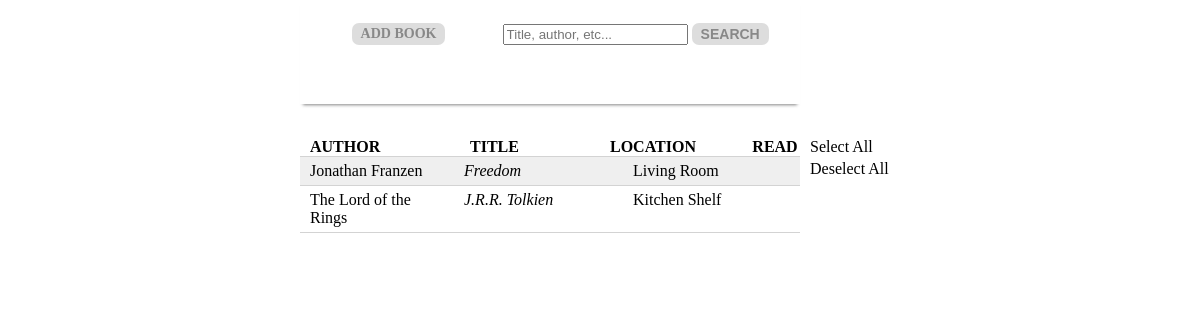
The app's page /, older data.
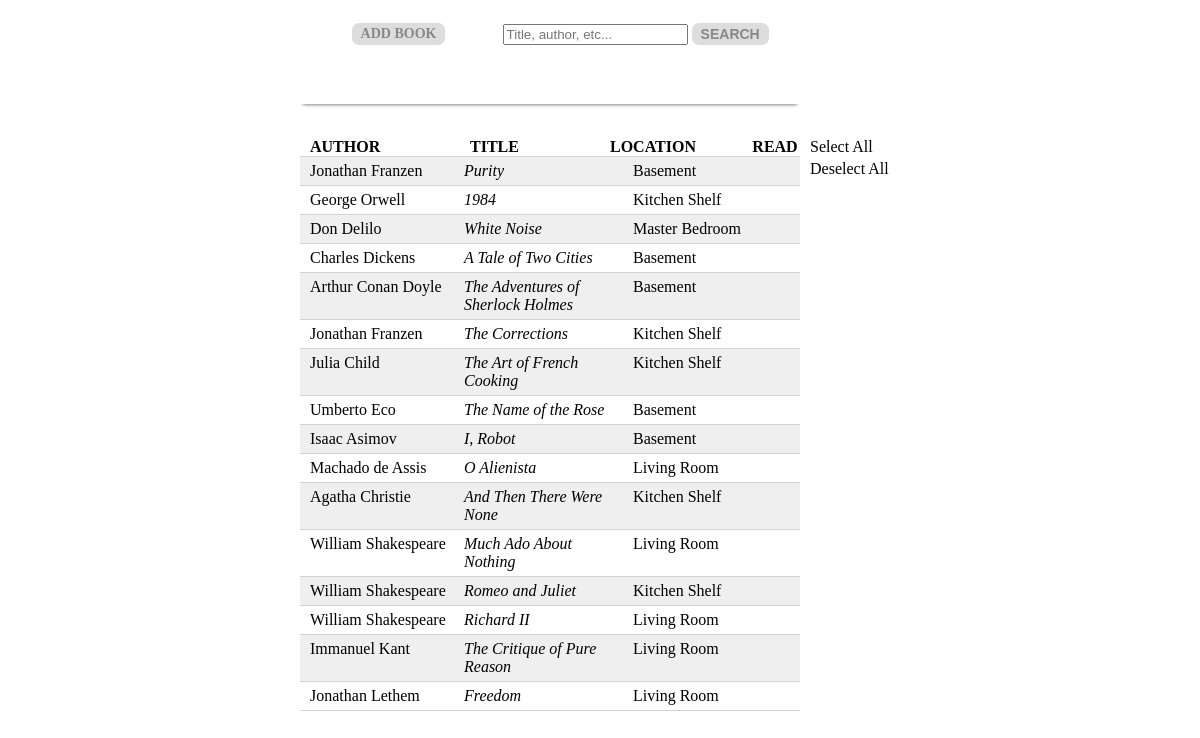
The same page, newer data.
### inventory/models.py (models this page shows, shortened)
class Book(models.Model):
    title = models.CharField(max_length=200)
    author = models.CharField(max_length=200)
    location = models.ForeignKey(Location, on_delete=models.CASCADE)
    read = models.BooleanField(default=False)

class Location(models.Model):
    name = models.CharField(max_length=100)
    def __str__(self):
        return self.name

### inventory/views.py (the view)
# urls.py: url(r'^$', views.index, name='index'),
def index(request):
    books = Book.objects.all()
    locations = Location.objects.all()
    if request.method == 'POST':
        form = AddBookForm(request.POST)
        if form.is_valid():
            form.save()
            return HttpResponseRedirect("/")
    else:
        form = AddBookForm()
    return render(request, 'inventory/index.html', {
        'books': books,
        'locations': locations,
        'form': form,
        })

### inventory/forms.py
class AddBookForm(ModelForm):
    class Meta:
        model = Book
        fields = ['author', 'title', 'read', 'location']

### inventory/templates/inventory/index.html (shortened to what this page needs)
{% extends "base.html" %}
{% block content %}
	{% for book in books %}
	<tr>
		<td colspan="4"><input name="selectedBooks" type="checkbox" id="{{ book.id }}" value="{{ book.id }}" class="books" onclick="bookClicked()">
			<label class="labelBooks" for="{{ book.id }}">
				<span class="author">{{ book.author|capfirst }}</span>
				<span class="title">{{ book.title|capfirst }}</span>
				<span class="location">{{ book.location|capfirst }}</span>
			</label>
		</td>
	</tr>
	{% endfor %}
{% endblock %}

### inventory/templates/base.html (shortened to what this page needs)
{% load staticfiles %}
<!DOCTYPE html>
<HTML>
	<HEAD>
		<LINK REL="stylesheet" TYPE="text/css" HREF="{% static 'style.css' %}">
	</HEAD>
	<BODY>
		<table class="nav">
			<tr><td style="width: 40%; padding-left: 10%;">
				<a class="bookButton" onclick="addBook()">ADD BOOK</a>
			</td>
			<td>
				<form action="">
					<input type="text" name="searchBox"
					 placeholder="Title, author, etc..." required>
					<input type="submit" name="submit" id="searchButton" value="Search">
				</form>
			</td></tr>
			<tr><td style="width: 40%; padding-left: 10%;">
			</td><td>
			</td></tr>
		</table>
			<br>
			<a id="selectAll" onclick="selectAllBooks()">Select All</a>
			<a id="deselectAll" onclick="deselectAllBooks()">Deselect All</a>
			<form id="modifyBooks" method="post" action="/modify/"> {% csrf_token %}
			<table id="display">
				<tr>
					<th class="authorHead">Author</th>
					<th class="titleHead">Title</th>
					<th class="locationHead">Location</th>
					<th class="readHead">Read</th>
				</tr>
				{% block content %}
				{% endblock content %}
			</table>
			</form>
	</BODY>
</HTML>

### bookInv/static/style.css (style rules this page uses)
body { margin: 20px auto; width: 600px; }
.bookButton, input[type="submit"] { display: inline-block; font-weight: bolder; font-size: 14px; background-color: #DDD; text-decoration: none; text-transform: uppercase; color: #888; padding: 3px 9px; border-radius: 7px; transition: background-color 0.2s, color 0.2s; cursor: pointer; border: none; }
#display { table-layout: fixed; width: 500px; margin: 0; padding: 0; margin-top: 100px; border-collapse: collapse; }
#display tr, #display td, #display th { border-bottom: 1px solid lightgrey; padding: 0; }
#display th { text-transform: uppercase; background-color: white; }
#display tr:nth-child(even) { background-color: #EFEFEF; }
label { height: 100%; display: inline; }
.labelBooks { height: 100%; width: 100%; display: inline-block; vertical-align: top; padding-top: 5px; padding-bottom: 5px; }
#display th.authorHead { width: 28%; text-align: left; padding-left: 10px; }
#display th.locationHead { width: 28%; text-align: left; padding-left: 22px; }
#display th.titleHead { text-align: left; padding-left: 20px; }
#display th.readHead { width: 50px; }
.author { display: inline-block; width: 28%; padding-left: 10px; vertical-align: top; }
.title { display: inline-block; width: 30%; padding-left: 10px; padding-right: 10px; font-style: italic; vertical-align: top; }
.location { display: inline-block; width: 28%; padding-left: 5px; vertical-align: top; }
.nav { margin-top: -20px; padding-top: 20px; width: 500px; position: fixed; background-color: white; box-shadow: 0px 4px 3px -3px rgba(120, 120, 120, 0.9); padding-bottom: 20px; z-index: 2; }
#selectAll { display: block; margin-left: 510px; width: 100%; position: fixed; top: 138px; cursor: pointer; text-align: left; }
#deselectAll { display: block; margin-left: 510px; width: 100%; position: fixed; top: 160px; cursor: pointer; text-align: left; }

Row changes from the older to the newer data that the page shows:
removed Book: author "Jonathan Franzen", title "Freedom", location "Living Room"
removed Book: author "The Lord of the Rings", title "J.R.R. Tolkien", location "Kitchen Shelf"
added Book: author "Jonathan Franzen", title "Purity", location "Basement"
added Book: author "George Orwell", title "1984", location "Kitchen Shelf"
added Book: author "Don Delilo", title "White Noise", location "Master Bedroom"
added Book: author "Charles Dickens", title "A Tale of Two Cities", location "Basement"
added Book: author "Arthur Conan Doyle", title "The Adventures of Sherlock Holmes", location "Basement"
added Book: author "Jonathan Franzen", title "The Corrections", location "Kitchen Shelf"
added Book: author "Julia Child", title "The Art of French Cooking", location "Kitchen Shelf"
added Book: author "Umberto Eco", title "The Name of the Rose", location "Basement"
added Book: author "Isaac Asimov", title "I, Robot", location "Basement"
added Book: author "Machado de Assis", title "O Alienista", location "Living Room"
added Book: author "Agatha Christie", title "And Then There Were None", location "Kitchen Shelf"
added Book: author "William Shakespeare", title "Much Ado About Nothing", location "Living Room"
added Book: author "William Shakespeare", title "Romeo and Juliet", location "Kitchen Shelf"
added Book: author "William Shakespeare", title "Richard II", location "Living Room"
added Book: author "Immanuel Kant", title "The Critique of Pure Reason", location "Living Room"
added Book: author "Jonathan Lethem", title "Freedom", location "Living Room"
